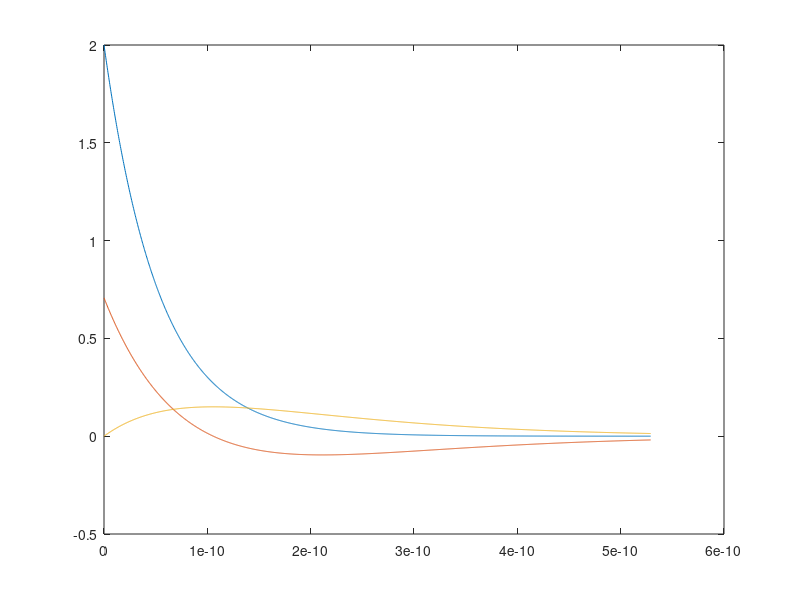

MATLAB code for this plot:
a = 0.529E-10;
n = a/1500;
r = linspace(0,10*a,1500);



y1 = 2*a.^(-3/2).*exp(-r./a);
y2 = (1/sqrt(2)) * (a.^(-3/2).* (1-r./(2*a))) .*  exp(-r./(2*a));
y3 = 1/sqrt(24) * a^(-3/2) * r./a .* exp(-r/(2*a));
 
y1 = a^(3/2) * y1;
y2 = a^(3/2) * y2;
y3 = a^(3/2) * y3;

figure(1)
plot(r,y1);
hold on
plot(r,y2);
plot(r,y3);